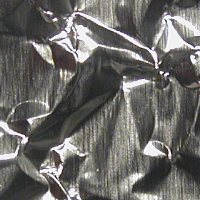
#> input picture test.png, 200 x 200 px
$ python test6.py
#> lines starting #> are read from the running program, lines starting #| are printed output that depends on the picture
import numpy as np
import cv2
from scipy import signal
import dippykit as dip

img = cv2.imread("test.png")
#> img is the input picture: shape (200, 200, 3); mean B, G, R 101.9, 104.8, 106.5
if img.ndim > 2:
    img = cv2.cvtColor(img,cv2.COLOR_BGR2GRAY)
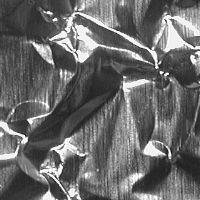
#> img: shape (200, 200); min 13, max 255, mean 105

blkRadii = 7
blkSize = 2 * blkRadii +1
npts = 20
r = img.shape[0]
#> r = 200
c = img.shape[1]
#> c = 200
effr = r - blkSize
#> effr = 185
effc = c - blkSize
#> effc = 185


xx = np.array([[1,0,-1],[2,0,-2],[1,0,-1]])
yy = np.array([[1,2,1],[0,0,0],[-1,-2,-1]])
Gx = signal.convolve2d(img,xx,boundary='symm',mode='same')
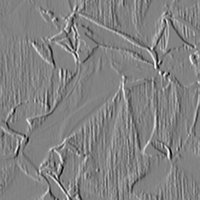
#> Gx: shape (200, 200) int64; min -898, max 861, mean 0.4; drawn with min black and max white
Gy = signal.convolve2d(img,yy,boundary='symm',mode='same')
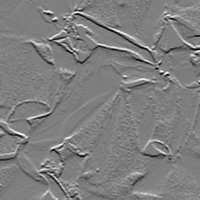
#> Gy: shape (200, 200) int64; min -788, max 794, mean 1.1; drawn with min black and max white
Igradient_fd = 5
featureimg_total = np.zeros((r,c,Igradient_fd))
featureimg_total[:,:,0] = img
featureimg_total[:,:,1] = Gx
featureimg_total[:,:,2] = np.abs(Gx)
featureimg_total[:,:,3] = Gy
featureimg_total[:,:,4] = np.abs(Gy)

Igradient_fd = 5
for j in np.arange(Igradient_fd):
    featureimg = featureimg_total[:,:,j]
    dfeatureimg = featureimg.astype('double')
    itimg = np.cumsum(featureimg,axis=0)
    # dip.imshow(itimg,'gray')
    # dip.show()
    # cv2.imshow('imshow2',itimg/8)
    itimg = np.cumsum(itimg,axis=1)
    iimg = np.zeros((itimg.shape[0]+2,itimg.shape[1]+2))
    iimg[1:-1,1:-1] = itimg
#> (the run stopped early here; a loop or call above may not have finished)
